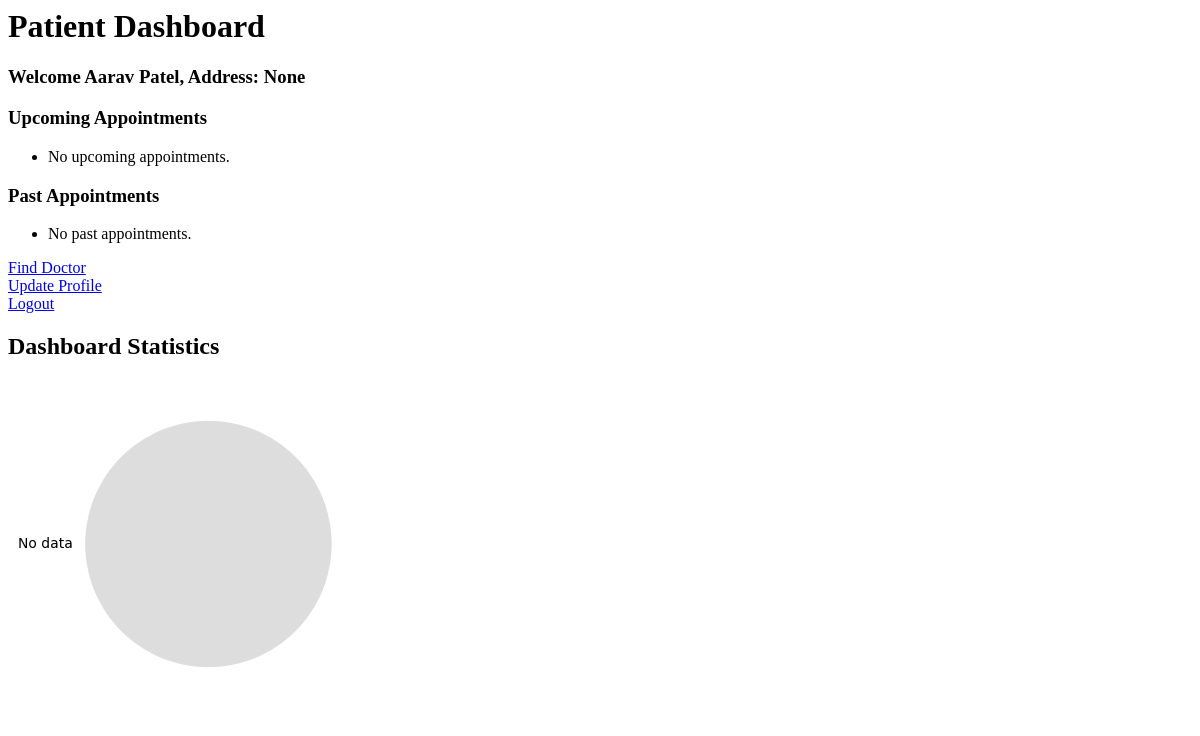
The page /patient/ (signed in) on the database as committed earlier.
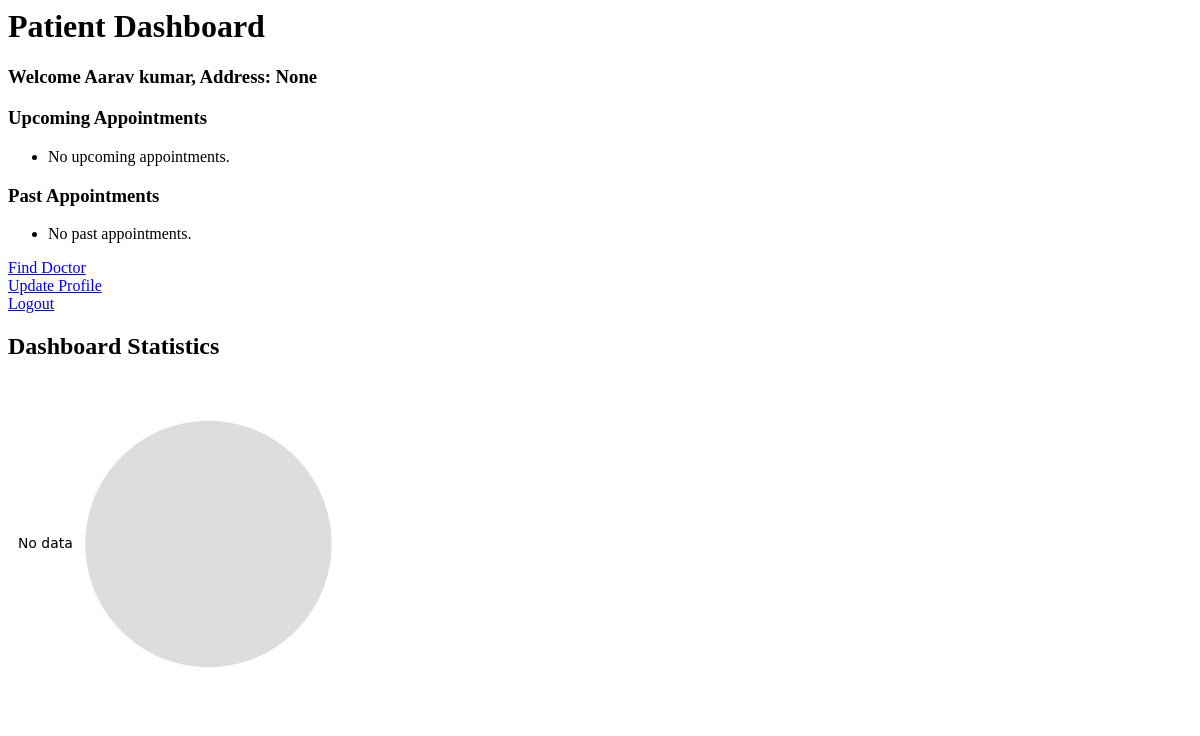
The same page on the database as committed later.
### models.py (models this page shows, shortened)
class User(UserMixin, db.Model):
    __tablename__ = 'users'
    id = db.Column(db.Integer, primary_key=True)
    email = db.Column(db.String(150), unique=True, nullable=False)
    password = db.Column(db.String(200), nullable=False)
    first_name = db.Column(db.String(100), nullable=False)
    last_name = db.Column(db.String(100), nullable=False)
    created_at = db.Column(db.DateTime, default=datetime.utcnow)
    role = db.Column(db.String(20), nullable=False)
    contact_number = db.Column(db.String(100), nullable=True)
    gender = db.Column(db.String(10), nullable=True)
    dob = db.Column(db.Date, nullable=True)
    address = db.Column(db.String(255), nullable=True)
    patient_appointments = db.relationship('Appointment', foreign_keys='Appointment.patient_id', back_populates='patient', lazy=True)
    qualification = db.Column(db.String(200))
    specialization_id = db.Column(db.Integer, db.ForeignKey('departments.id'), nullable=True)
    specialization = db.relationship('Department', back_populates='doctors')
    doctor_appointments = db.relationship('Appointment', foreign_keys='Appointment.doctor_id', back_populates='doctor', lazy=True)

### routes/patient.py (the view)
@patient.route('/')
@login_required
def dashboard():
    check_user_role('patient')
    upcoming = Appointment.query.filter(
        Appointment.patient_id == current_user.id,
        Appointment.status == 'Booked',
        Appointment.appointment_datetime >= datetime.now()
    ).order_by(Appointment.appointment_datetime.asc()).all()
    past = Appointment.query.filter(
        Appointment.patient_id == current_user.id,
        Appointment.status.in_(['Completed', 'Cancelled'])
    ).order_by(Appointment.appointment_datetime.desc()).all()
    appts = Appointment.query.filter_by(patient_id=current_user.id).all()
    counts = {'Booked': 0, 'Completed': 0, 'Cancelled': 0}
    for appt in appts:
        if appt.status in counts:
            counts[appt.status] += 1
    labels = list(counts.keys())
    raw_values = list(counts.values())
    values = []
    for v in raw_values:
        try:
            fv = float(v)
            if math.isnan(fv) or fv < 0:
                fv = 0.0
        except Exception:
            fv = 0.0
        values.append(fv)
    total = sum(values)
    plt.figure(figsize=(4, 4))
    if total > 0:
        plt.pie(values, labels=labels, autopct='%1.1f%%', startangle=90)
    else:
        plt.pie([1], labels=['No data'], colors=['#dddddd'])
    pie_img = plot_to_img()
    return render_template('patient/dashboard.html', upcoming=upcoming, past=past, chart=pie_img)

### app.py (called while the page is built)
def create_app():
    app = Flask(__name__)
    app.secret_key = 'app_secret_key'
    app.config['SQLALCHEMY_DATABASE_URI'] = 'sqlite:///hospital.db'
    db.init_app(app)
    bcrypt.init_app(app)
    login_manager.init_app(app)
    login_manager.login_view = 'auth.login'
    @login_manager.user_loader
    def load_user(user_id):
        return User.query.get(int(user_id))
    app.register_blueprint(auth, url_prefix='/auth')
    app.register_blueprint(admin, url_prefix='/admin')
    app.register_blueprint(doctor, url_prefix='/doctor')
    app.register_blueprint(patient, url_prefix='/patient')
    app.register_blueprint(api_bp, url_prefix='/api')
    with app.app_context():
        db.create_all()
        print('Database Created Successfully !!')
    return app

### chart.py (called while the page is built)
def plot_to_img():
    buffer = BytesIO()
    plt.savefig(buffer, format='png', bbox_inches='tight')
    buffer.seek(0)
    image_png = buffer.getvalue()
    buffer.close()
    plt.close()
    return base64.b64encode(image_png).decode('utf-8')

### routes/auth.py (called while the page is built)
def check_user_role(role):
    if current_user.role not in role:
        flash(f'You must be an {role} to view this page.')
        return redirect(url_for('auth.login'))

### templates/patient/dashboard.html (shortened to what this page needs)
<h1>Patient Dashboard</h1>
<div class="mb-3"><h3>Welcome {{current_user.first_name}} {{current_user.last_name}}, Address: {{current_user.address}}</h3></div>
<h3>Upcoming Appointments</h3>
<ul>
  {% for appt in upcoming %}
    <li>{{ appt.appointment_datetime.strftime('%d %b %Y, %I:%M %p') }} with Dr. {{ appt.doctor.first_name }}
      <form method="POST" action="{{ url_for('patient.cancel_appointment', id=appt.id) }}">
        <button type="submit">Cancel</button>
      </form>
    </li>
  {% else %}
    <li>No upcoming appointments.</li>
  {% endfor %}
</ul>
<h3>Past Appointments</h3>
<ul>
  {% for appt in past %}
    <li>{{ appt.appointment_datetime.strftime('%d %b %Y, %I:%M %p') }} — {{ appt.status }}
      {% if appt.status == 'Completed' %}
      <a href="{{ url_for('patient.view_treatment', id=appt.id) }}"> View</a>
      {% endif %}
    </li>
  {% else %}
    <li>No past appointments.</li>
  {% endfor %}
</ul>
<a href="{{url_for('patient.find_doctors')}}">Find Doctor</a><br>
<nav>
    <a href="{{ url_for('patient.update_profile') }}">Update Profile</a><br>
    <a href="{{ url_for('auth.logout') }}">Logout</a>
</nav>
<h2>Dashboard Statistics</h2>
<img class="img-fluid rounded shadow-sm">

Rows that differ between the two databases and show on the page:
changed User "Aarav": last_name "Patel" → "kumar"
